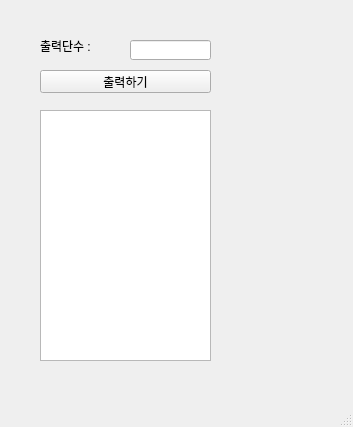
<?xml version="1.0" encoding="UTF-8"?>
<ui version="4.0">
 <class>MainWindow</class>
 <widget class="QMainWindow" name="MainWindow">
  <property name="geometry">
   <rect>
    <x>0</x>
    <y>0</y>
    <width>353</width>
    <height>427</height>
   </rect>
  </property>
  <property name="windowTitle">
   <string>MainWindow</string>
  </property>
  <widget class="QWidget" name="centralwidget">
   <widget class="QLabel" name="lbl">
    <property name="geometry">
     <rect>
      <x>40</x>
      <y>40</y>
      <width>56</width>
      <height>12</height>
     </rect>
    </property>
    <property name="text">
     <string>출력단수 :</string>
    </property>
   </widget>
   <widget class="QLineEdit" name="le">
    <property name="geometry">
     <rect>
      <x>130</x>
      <y>40</y>
      <width>81</width>
      <height>20</height>
     </rect>
    </property>
   </widget>
   <widget class="QPushButton" name="pb">
    <property name="geometry">
     <rect>
      <x>40</x>
      <y>70</y>
      <width>171</width>
      <height>23</height>
     </rect>
    </property>
    <property name="text">
     <string>출력하기</string>
    </property>
   </widget>
   <widget class="QTextEdit" name="te">
    <property name="geometry">
     <rect>
      <x>40</x>
      <y>110</y>
      <width>171</width>
      <height>251</height>
     </rect>
    </property>
   </widget>
  </widget>
  <widget class="QMenuBar" name="menubar">
   <property name="geometry">
    <rect>
     <x>0</x>
     <y>0</y>
     <width>353</width>
     <height>21</height>
    </rect>
   </property>
  </widget>
  <widget class="QStatusBar" name="statusbar"/>
 </widget>
 <resources/>
 <connections/>
 <slots>
  <slot>button_clicked()</slot>
 </slots>
</ui>
